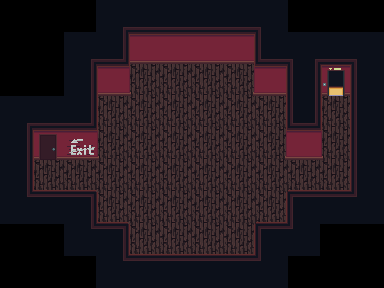

Tiled map render using the project's own tile images. Description and the whole map definition, tile-layer contents included, below:
An orthogonal 12x9 tile map with 32x32 px tiles, 3 tile layers (ground, onground, above).

<map version="1.5" tiledversion="1.5.0" orientation="orthogonal" renderorder="right-down" width="12" height="9" tilewidth="32" tileheight="32" infinite="0" nextlayerid="7" nextobjectid="1">
 <tileset firstgid="1" source="Tiles.tsx" />
 <layer id="1" name="ground" width="12" height="9">
  <data encoding="csv">
0,0,0,27,27,27,27,27,27,0,0,0,
0,0,27,27,27,27,27,27,27,27,27,27,
0,0,27,27,1,1,1,1,27,27,15,27,
27,27,27,1,1,1,1,1,1,27,1,27,
27,27,27,1,1,1,1,1,1,27,1,27,
27,1,1,1,1,1,1,1,1,1,1,27,
27,0,0,1,1,1,1,1,1,0,0,27,
0,0,0,0,1,1,1,1,0,0,0,0,
0,0,0,0,0,0,0,0,0,0,0,0
</data>
 </layer>
 <layer id="2" name="onground" width="12" height="9">
  <data encoding="csv">
0,0,0,5,4,4,4,4,2684354565,0,0,0,
0,0,5,18,2,2,2,2,2684354578,2684354565,0,0,
0,0,1610612740,2,2147483668,0,0,20,2,2684354564,14,0,
0,5,18,0,0,0,0,0,0,2684354578,0,2684354565,
0,8,31,2147483668,0,0,0,0,20,2,2147483668,2684354564,
1610612740,6,0,0,0,0,0,0,0,0,0,2684354564,
1610612741,25,2147483674,0,0,0,0,0,0,26,25,3221225477,
0,0,27,2147483674,0,0,0,0,26,27,0,0,
0,0,0,27,25,25,25,25,27,0,0,0
</data>
 </layer>
 <layer id="3" name="above" width="12" height="9">
  <data encoding="csv">
0,0,0,0,0,0,0,0,0,0,0,0,
0,0,0,0,3,0,0,2147483651,0,5,4,2684354565,
0,0,0,3,0,0,0,0,2147483651,1610612740,16,2684354564,
5,4,0,6,0,0,0,0,3221225478,19,13,2684354564,
1610612740,3,0,0,0,0,0,0,0,0,3221225478,0,
0,9,1610612742,0,0,0,0,0,0,1610612742,1610612745,0,
0,3221225476,1610612754,9,0,0,0,0,1610612745,3221225490,3221225476,0,
0,0,1610612741,1610612754,9,1610612742,1610612742,1610612745,3221225490,3221225477,0,0,
0,0,0,1610612741,3221225476,3221225476,3221225476,3221225476,3221225477,0,0,0
</data>
 </layer>
</map>
